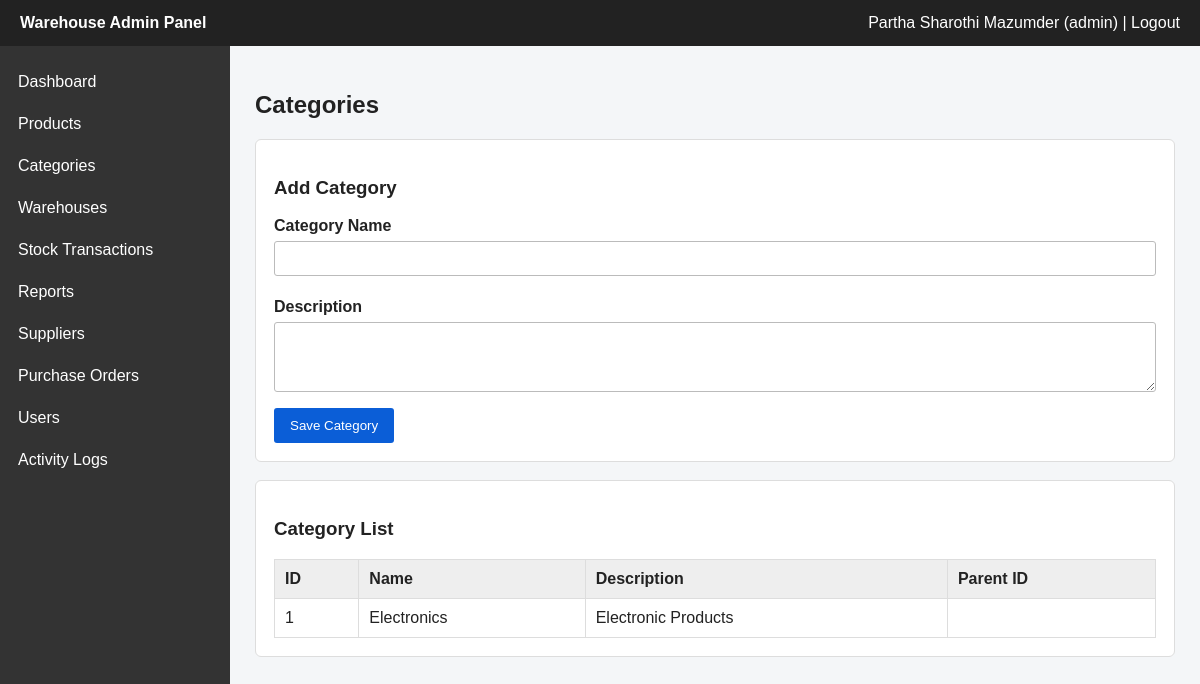
Page /index.php?route=categories (signed in) on the committed database.
### tables this page shows
CREATE TABLE users (
    id INT AUTO_INCREMENT PRIMARY KEY,
    name VARCHAR(100),
    email VARCHAR(100) UNIQUE,
    password_hash VARCHAR(255),
    phone VARCHAR(20),
    role ENUM('staff','purchasing','manager','admin'),
    profile_pic VARCHAR(255),
    is_active TINYINT(1) DEFAULT 1,
    created_at TIMESTAMP DEFAULT CURRENT_TIMESTAMP
);

CREATE TABLE categories (
    id INT AUTO_INCREMENT PRIMARY KEY,
    name VARCHAR(100),
    description TEXT,
    parent_id INT NULL
);

### app/core/functions.php (called while the page is built, shortened)
<?php
function e($value) {
    return htmlspecialchars((string)$value, ENT_QUOTES, "UTF-8");
}
function current_user() {
    global $pdo;
    $stmt = $pdo->prepare("SELECT * FROM users WHERE id = ? AND is_active = 1");
    $stmt->execute([$_SESSION["user_id"]]);
    $user = $stmt->fetch();
    return $user ?: null;
}
function has_role($roles) {
    $user = current_user();
    return in_array($user["role"], $roles);
}
function view($view_file, $data = []) {
    extract($data);
    require __DIR__ . "/../views/layouts/header.php";
    require __DIR__ . "/../views/" . $view_file . ".php";
    require __DIR__ . "/../views/layouts/footer.php";
}
?>

### app/controllers/CategoryController.php (called while the page is built, shortened)
<?php
class CategoryController {
    public function index() {
        view("categories/index", ["categories" => Category::all()]);
    }
}
?>

### app/core/Router.php (called while the page is built, shortened)
<?php
class Router {
    public function dispatch() {
        $action = $_GET["action"] ?? "index";
        $controller = new $controllerName();
        $controller->$action();
    }
}
?>

### public/index.php (called while the page is built, shortened)
<?php
$router = new Router();
$router->dispatch();
?>

### app/models/Category.php (called while the page is built, shortened)
<?php
class Category {
    public static function all() {
        global $pdo;
        $stmt = $pdo->query("SELECT * FROM categories ORDER BY id DESC");
        return $stmt->fetchAll();
    }
}
?>

### app/views/categories/index.php (the view)
<h2>Categories</h2>
<?php if (has_role(["admin", "manager", "purchasing"])): ?>
<div class="card">
    <h3>Add Category</h3>
    <form method="post" action="index.php?route=categories&action=store" class="needs-validation">
        <label>Category Name</label>
        <input type="text" name="name" required>
        <label>Description</label>
        <textarea name="description"></textarea>
        <button type="submit">Save Category</button>
    </form>
</div>
<?php endif; ?>
<div class="card">
    <h3>Category List</h3>
    <table>
        <tr>
            <th>ID</th>
            <th>Name</th>
            <th>Description</th>
            <th>Parent ID</th>
        </tr>
        <?php foreach ($categories as $category): ?>
            <tr>
                <td><?= e($category["id"]) ?></td>
                <td><?= e($category["name"]) ?></td>
                <td><?= e($category["description"]) ?></td>
                <td><?= e($category["parent_id"]) ?></td>
            </tr>
        <?php endforeach; ?>
    </table>
</div>

### app/views/layouts/header.php (shortened to what this page needs)
<?php
$user = current_user();
?>
<!DOCTYPE html>
<html>
<head>
    <link rel="stylesheet" href="assets/style.css">
</head>
<body>
<div class="topbar">
    <div><strong>Warehouse Admin Panel</strong></div>
    <div>
        <?= e($user["name"] ?? "Guest") ?>
        <?php if ($user): ?>
            (<?= e($user["role"]) ?>)
            | <a href="index.php?route=logout">Logout</a>
        <?php endif; ?>
    </div>
</div>
<div class="layout">
    <div class="sidebar">
        <a href="index.php?route=dashboard">Dashboard</a>
        <a href="index.php?route=products">Products</a>
        <a href="index.php?route=categories">Categories</a>
        <a href="index.php?route=warehouses">Warehouses</a>
        <a href="index.php?route=stock_transactions">Stock Transactions</a>
        <a href="index.php?route=reports">Reports</a>
        <?php if (has_role(["admin", "manager", "purchasing"])): ?>
            <a href="index.php?route=suppliers">Suppliers</a>
            <a href="index.php?route=purchase_orders">Purchase Orders</a>
        <?php endif; ?>
        <?php if (has_role(["admin", "manager"])): ?>
            <a href="index.php?route=users">Users</a>
            <a href="index.php?route=activity_logs">Activity Logs</a>
        <?php endif; ?>
    </div>
    <main class="content">

### public/assets/style.css (style rules this page uses)
* { box-sizing: border-box; }
body { margin: 0; font-family: Arial, sans-serif; background: #f4f6f8; color: #222; }
a { color: #0b5ed7; text-decoration: none; }
.topbar { background: #222; color: white; padding: 14px 20px; display: flex; justify-content: space-between; }
.topbar a { color: white; }
.layout { display: flex; }
.sidebar { width: 230px; min-height: calc(100vh - 50px); background: #333; padding-top: 15px; }
.sidebar a { display: block; padding: 12px 18px; color: white; }
.content { flex: 1; padding: 25px; }
.card { background: white; border: 1px solid #ddd; padding: 18px; margin-bottom: 18px; border-radius: 6px; }
table { width: 100%; border-collapse: collapse; background: white; }
th, td { padding: 10px; border: 1px solid #ddd; text-align: left; vertical-align: top; }
th { background: #eeeeee; }
label { font-weight: bold; margin-top: 10px; display: block; }
input, select, textarea { width: 100%; padding: 9px; margin: 6px 0 12px; border: 1px solid #bbb; border-radius: 3px; }
textarea { min-height: 70px; }
button { background: #0b5ed7; color: white; border: 0; padding: 10px 16px; cursor: pointer; border-radius: 3px; }

### rows in the picture
users: name "Partha Sharothi Mazumder", role "admin"
categories: id "1", name "Electronics", description "Electronic Products"
